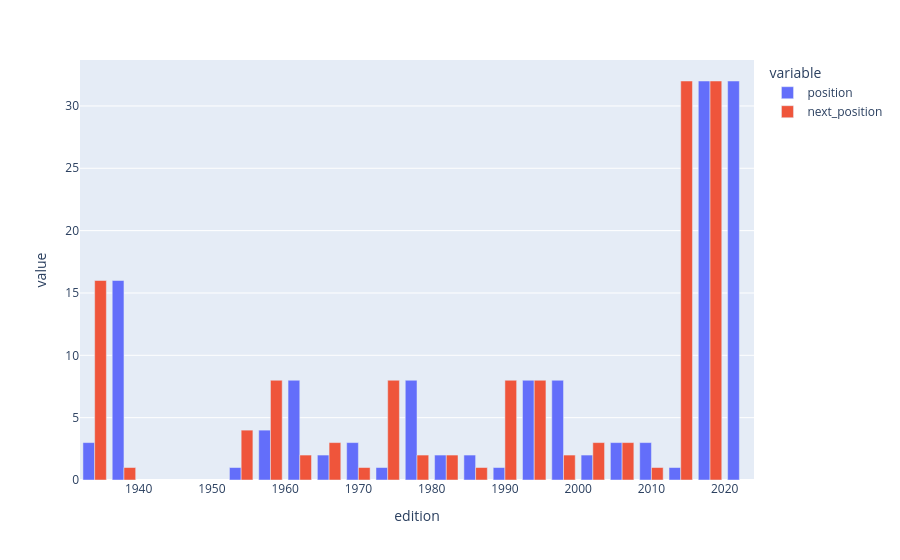

Notebook code for this chart:
### Code cell
#Every countries Placement over the years

#Every countries Placement over the years for all World cup winners
df = all_editions.query("country == 'Germany'").sort_values("edition")
positions = ["position", "next_position"]
fig = px.bar(df, x="edition", y=positions, barmode='group')
fig.show()

### Figure 1 — Plotly figure (JSON) as saved in the notebook; plotly's stock layout.template omitted (floating-point values rounded to 4 significant figures)
{"data": [{"alignmentgroup": "True", "hovertemplate": "variable=position<br>edition=%{x}<br>value=%{y}<extra></extra>", "legendgroup": "position", "marker": {"color": "#636efa", "pattern": {"shape": ""}}, "name": "position", "offsetgroup": "position", "orientation": "v", "showlegend": true, "textposition": "auto", "type": "bar", "x": [1934, 1938, 1954, 1958, 1962, 1966, 1970, 1974, 1978, 1982, 1986, 1990, 1994, 1998, 2002, 2006, 2010, 2014, 2018, 2022], "xaxis": "x", "y": [3.0, 16.0, 1.0, 4.0, 8.0, 2.0, 3.0, 1.0, 8.0, 2.0, 2.0, 1.0, 8.0, 8.0, 2.0, 3.0, 3.0, 1.0, 32.0, 32.0], "yaxis": "y"}, {"alignmentgroup": "True", "hovertemplate": "variable=next_position<br>edition=%{x}<br>value=%{y}<extra></extra>", "legendgroup": "next_position", "marker": {"color": "#EF553B", "pattern": {"shape": ""}}, "name": "next_position", "offsetgroup": "next_position", "orientation": "v", "showlegend": true, "textposition": "auto", "type": "bar", "x": [1934, 1938, 1954, 1958, 1962, 1966, 1970, 1974, 1978, 1982, 1986, 1990, 1994, 1998, 2002, 2006, 2010, 2014, 2018, 2022], "xaxis": "x", "y": [16.0, 1.0, 4.0, 8.0, 2.0, 3.0, 1.0, 8.0, 2.0, 2.0, 1.0, 8.0, 8.0, 2.0, 3.0, 3.0, 1.0, 32.0, 32.0, NaN], "yaxis": "y"}], "layout": {"barmode": "group", "legend": {"title": {"text": "variable"}, "tracegroupgap": 0}, "margin": {"t": 60}, "xaxis": {"anchor": "y", "domain": [0, 1], "title": {"text": "edition"}}, "yaxis": {"anchor": "x", "domain": [0, 1], "title": {"text": "value"}}}}
